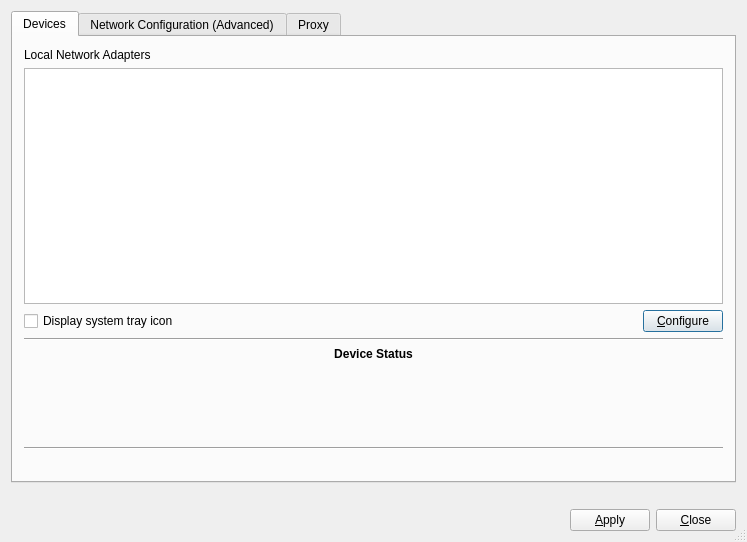
<?xml version="1.0" encoding="UTF-8"?>
<ui version="4.0">
 <class>NetworkMan</class>
 <widget class="QDialog" name="NetworkMan">
  <property name="geometry">
   <rect>
    <x>0</x>
    <y>0</y>
    <width>747</width>
    <height>542</height>
   </rect>
  </property>
  <property name="windowTitle">
   <string>Network Manager</string>
  </property>
  <property name="windowIcon">
   <iconset resource="NetworkManager.qrc">
    <normaloff>:/connect_to_network.png</normaloff>:/connect_to_network.png</iconset>
  </property>
  <property name="sizeGripEnabled">
   <bool>true</bool>
  </property>
  <layout class="QGridLayout" name="gridLayout_11">
   <item row="0" column="0">
    <widget class="QTabWidget" name="tabNetMan">
     <property name="currentIndex">
      <number>0</number>
     </property>
     <widget class="QWidget" name="Widget8">
      <attribute name="title">
       <string>Devices</string>
      </attribute>
      <layout class="QGridLayout" name="gridLayout_3">
       <item row="0" column="0" colspan="2">
        <widget class="QLabel" name="textLabel1">
         <property name="text">
          <string>Local Network Adapters</string>
         </property>
         <property name="alignment">
          <set>Qt::AlignLeading|Qt::AlignLeft|Qt::AlignTop</set>
         </property>
         <property name="wordWrap">
          <bool>false</bool>
         </property>
        </widget>
       </item>
       <item row="1" column="0" colspan="2">
        <widget class="QListWidget" name="listNetDev"/>
       </item>
       <item row="2" column="0" colspan="2">
        <layout class="QHBoxLayout" name="horizontalLayout_4">
         <item>
          <widget class="QCheckBox" name="checkSysTray">
           <property name="enabled">
            <bool>true</bool>
           </property>
           <property name="text">
            <string>Display system tray icon</string>
           </property>
          </widget>
         </item>
         <item>
          <spacer name="spacer3">
           <property name="orientation">
            <enum>Qt::Horizontal</enum>
           </property>
           <property name="sizeType">
            <enum>QSizePolicy::Expanding</enum>
           </property>
           <property name="sizeHint" stdset="0">
            <size>
             <width>230</width>
             <height>20</height>
            </size>
           </property>
          </spacer>
         </item>
         <item>
          <widget class="QPushButton" name="pushConfigure">
           <property name="text">
            <string>&amp;Configure</string>
           </property>
           <property name="shortcut">
            <string>Alt+C</string>
           </property>
          </widget>
         </item>
        </layout>
       </item>
       <item row="3" column="0" colspan="2">
        <widget class="Line" name="line1">
         <property name="frameShape">
          <enum>QFrame::HLine</enum>
         </property>
         <property name="frameShadow">
          <enum>QFrame::Sunken</enum>
         </property>
        </widget>
       </item>
       <item row="4" column="0" colspan="2">
        <widget class="QLabel" name="textLabel2">
         <property name="font">
          <font>
           <weight>75</weight>
           <bold>true</bold>
          </font>
         </property>
         <property name="text">
          <string>Device Status</string>
         </property>
         <property name="alignment">
          <set>Qt::AlignCenter</set>
         </property>
         <property name="wordWrap">
          <bool>false</bool>
         </property>
        </widget>
       </item>
       <item row="5" column="0">
        <widget class="QLabel" name="textStatusLabel1">
         <property name="text">
          <string notr="true"/>
         </property>
         <property name="alignment">
          <set>Qt::AlignRight|Qt::AlignTrailing|Qt::AlignVCenter</set>
         </property>
         <property name="wordWrap">
          <bool>false</bool>
         </property>
        </widget>
       </item>
       <item row="5" column="1">
        <widget class="QLabel" name="textStatus1">
         <property name="text">
          <string/>
         </property>
         <property name="wordWrap">
          <bool>false</bool>
         </property>
        </widget>
       </item>
       <item row="6" column="0">
        <widget class="QLabel" name="textStatusLabel2">
         <property name="text">
          <string notr="true"/>
         </property>
         <property name="alignment">
          <set>Qt::AlignRight|Qt::AlignTrailing|Qt::AlignVCenter</set>
         </property>
         <property name="wordWrap">
          <bool>false</bool>
         </property>
        </widget>
       </item>
       <item row="6" column="1">
        <widget class="QLabel" name="textStatus2">
         <property name="text">
          <string/>
         </property>
         <property name="wordWrap">
          <bool>false</bool>
         </property>
        </widget>
       </item>
       <item row="8" column="0">
        <widget class="QLabel" name="textStatusLabel3">
         <property name="text">
          <string notr="true"/>
         </property>
         <property name="alignment">
          <set>Qt::AlignRight|Qt::AlignTrailing|Qt::AlignVCenter</set>
         </property>
         <property name="wordWrap">
          <bool>false</bool>
         </property>
        </widget>
       </item>
       <item row="8" column="1">
        <widget class="QLabel" name="textStatus3">
         <property name="text">
          <string/>
         </property>
         <property name="wordWrap">
          <bool>false</bool>
         </property>
        </widget>
       </item>
       <item row="9" column="0" colspan="2">
        <widget class="Line" name="line1_2">
         <property name="frameShape">
          <enum>QFrame::HLine</enum>
         </property>
         <property name="frameShadow">
          <enum>QFrame::Sunken</enum>
         </property>
        </widget>
       </item>
       <item row="11" column="0" colspan="2">
        <spacer name="spacer23">
         <property name="orientation">
          <enum>Qt::Vertical</enum>
         </property>
         <property name="sizeType">
          <enum>QSizePolicy::Fixed</enum>
         </property>
         <property name="sizeHint" stdset="0">
          <size>
           <width>620</width>
           <height>20</height>
          </size>
         </property>
        </spacer>
       </item>
       <item row="7" column="0">
        <widget class="QLabel" name="textStatusLabel4">
         <property name="text">
          <string notr="true"/>
         </property>
         <property name="alignment">
          <set>Qt::AlignRight|Qt::AlignTrailing|Qt::AlignVCenter</set>
         </property>
        </widget>
       </item>
       <item row="7" column="1">
        <widget class="QLabel" name="textStatus4">
         <property name="text">
          <string notr="true"/>
         </property>
        </widget>
       </item>
      </layout>
     </widget>
     <widget class="QWidget" name="TabPage">
      <attribute name="title">
       <string>Network Configuration (Advanced)</string>
      </attribute>
      <layout class="QGridLayout" name="gridLayout_8">
       <item row="4" column="0">
        <widget class="QGroupBox" name="groupBoxMisc">
         <property name="title">
          <string>Misc</string>
         </property>
         <layout class="QGridLayout" name="gridLayout_5">
          <item row="1" column="0">
           <widget class="QCheckBox" name="checkLagg">
            <property name="text">
             <string>Enable wireless / wired failover via lagg0 interface</string>
            </property>
           </widget>
          </item>
          <item row="0" column="0">
           <layout class="QHBoxLayout" name="horizontalLayout">
            <item>
             <widget class="QLabel" name="textLabel11">
              <property name="sizePolicy">
               <sizepolicy hsizetype="Preferred" vsizetype="Fixed">
                <horstretch>0</horstretch>
                <verstretch>0</verstretch>
               </sizepolicy>
              </property>
              <property name="text">
               <string>System Hostname</string>
              </property>
              <property name="alignment">
               <set>Qt::AlignRight|Qt::AlignTrailing|Qt::AlignVCenter</set>
              </property>
              <property name="wordWrap">
               <bool>false</bool>
              </property>
             </widget>
            </item>
            <item>
             <widget class="QLineEdit" name="lineHostname">
              <property name="sizePolicy">
               <sizepolicy hsizetype="Fixed" vsizetype="Fixed">
                <horstretch>0</horstretch>
                <verstretch>0</verstretch>
               </sizepolicy>
              </property>
             </widget>
            </item>
            <item>
             <widget class="QLabel" name="label_8">
              <property name="sizePolicy">
               <sizepolicy hsizetype="Preferred" vsizetype="Fixed">
                <horstretch>0</horstretch>
                <verstretch>0</verstretch>
               </sizepolicy>
              </property>
              <property name="text">
               <string>Domain Name</string>
              </property>
              <property name="alignment">
               <set>Qt::AlignRight|Qt::AlignTrailing|Qt::AlignVCenter</set>
              </property>
             </widget>
            </item>
            <item>
             <widget class="QLineEdit" name="lineDomainName">
              <property name="sizePolicy">
               <sizepolicy hsizetype="Fixed" vsizetype="Fixed">
                <horstretch>0</horstretch>
                <verstretch>0</verstretch>
               </sizepolicy>
              </property>
             </widget>
            </item>
            <item>
             <spacer name="horizontalSpacer_3">
              <property name="orientation">
               <enum>Qt::Horizontal</enum>
              </property>
              <property name="sizeType">
               <enum>QSizePolicy::Fixed</enum>
              </property>
              <property name="sizeHint" stdset="0">
               <size>
                <width>40</width>
                <height>20</height>
               </size>
              </property>
             </spacer>
            </item>
           </layout>
          </item>
         </layout>
        </widget>
       </item>
       <item row="0" column="0">
        <widget class="QGroupBox" name="groupBox_3">
         <property name="title">
          <string/>
         </property>
         <layout class="QGridLayout" name="gridLayout_10">
          <item row="0" column="0">
           <widget class="QGroupBox" name="groupDNS">
            <property name="title">
             <string>Enable Custom DNS</string>
            </property>
            <property name="checkable">
             <bool>true</bool>
            </property>
            <property name="checked">
             <bool>false</bool>
            </property>
            <layout class="QGridLayout" name="gridLayout_2">
             <item row="0" column="0">
              <widget class="QLabel" name="textLabel11_2_2">
               <property name="text">
                <string>DNS 1:</string>
               </property>
               <property name="alignment">
                <set>Qt::AlignRight|Qt::AlignTrailing|Qt::AlignVCenter</set>
               </property>
               <property name="wordWrap">
                <bool>false</bool>
               </property>
              </widget>
             </item>
             <item row="0" column="1">
              <widget class="QLineEdit" name="lineDNS1">
               <property name="sizePolicy">
                <sizepolicy hsizetype="Fixed" vsizetype="Fixed">
                 <horstretch>0</horstretch>
                 <verstretch>0</verstretch>
                </sizepolicy>
               </property>
               <property name="inputMask">
                <string>999\.999\.999\.999</string>
               </property>
               <property name="alignment">
                <set>Qt::AlignHCenter</set>
               </property>
              </widget>
             </item>
             <item row="0" column="2">
              <widget class="QPushButton" name="PublicDNS1">
               <property name="text">
                <string>Public servers</string>
               </property>
              </widget>
             </item>
             <item row="1" column="0">
              <widget class="QLabel" name="textLabel11_2_3">
               <property name="text">
                <string>DNS 2:</string>
               </property>
               <property name="alignment">
                <set>Qt::AlignRight|Qt::AlignTrailing|Qt::AlignVCenter</set>
               </property>
               <property name="wordWrap">
                <bool>false</bool>
               </property>
              </widget>
             </item>
             <item row="1" column="1">
              <widget class="QLineEdit" name="lineDNS2">
               <property name="sizePolicy">
                <sizepolicy hsizetype="Fixed" vsizetype="Fixed">
                 <horstretch>0</horstretch>
                 <verstretch>0</verstretch>
                </sizepolicy>
               </property>
               <property name="inputMask">
                <string>999\.999\.999\.999</string>
               </property>
               <property name="alignment">
                <set>Qt::AlignHCenter</set>
               </property>
              </widget>
             </item>
             <item row="1" column="2">
              <widget class="QPushButton" name="PublicDNS2">
               <property name="text">
                <string>Public servers</string>
               </property>
              </widget>
             </item>
             <item row="2" column="0">
              <widget class="QLabel" name="label">
               <property name="text">
                <string>Search Domain:</string>
               </property>
              </widget>
             </item>
             <item row="2" column="1">
              <widget class="QLineEdit" name="lineSearchDomain"/>
             </item>
             <item row="2" column="2">
              <spacer name="horizontalSpacer_10">
               <property name="orientation">
                <enum>Qt::Horizontal</enum>
               </property>
               <property name="sizeHint" stdset="0">
                <size>
                 <width>123</width>
                 <height>20</height>
                </size>
               </property>
              </spacer>
             </item>
            </layout>
           </widget>
          </item>
          <item row="0" column="1">
           <widget class="QGroupBox" name="groupGateway">
            <property name="title">
             <string>Enable Custom Gateway</string>
            </property>
            <property name="checkable">
             <bool>true</bool>
            </property>
            <property name="checked">
             <bool>false</bool>
            </property>
            <layout class="QGridLayout" name="gridLayout_9">
             <item row="0" column="0">
              <layout class="QHBoxLayout" name="horizontalLayout_2">
               <item>
                <widget class="QLabel" name="textLabel11_2">
                 <property name="sizePolicy">
                  <sizepolicy hsizetype="Preferred" vsizetype="Fixed">
                   <horstretch>0</horstretch>
                   <verstretch>0</verstretch>
                  </sizepolicy>
                 </property>
                 <property name="text">
                  <string>Gateway:</string>
                 </property>
                 <property name="alignment">
                  <set>Qt::AlignRight|Qt::AlignTrailing|Qt::AlignVCenter</set>
                 </property>
                 <property name="wordWrap">
                  <bool>false</bool>
                 </property>
                </widget>
               </item>
               <item>
                <widget class="QLineEdit" name="lineGateway">
                 <property name="sizePolicy">
                  <sizepolicy hsizetype="Fixed" vsizetype="Fixed">
                   <horstretch>0</horstretch>
                   <verstretch>0</verstretch>
                  </sizepolicy>
                 </property>
                 <property name="inputMask">
                  <string>999\.999\.999\.999</string>
                 </property>
                 <property name="alignment">
                  <set>Qt::AlignHCenter</set>
                 </property>
                </widget>
               </item>
              </layout>
             </item>
             <item row="1" column="0">
              <spacer name="verticalSpacer_2">
               <property name="orientation">
                <enum>Qt::Vertical</enum>
               </property>
               <property name="sizeHint" stdset="0">
                <size>
                 <width>20</width>
                 <height>57</height>
                </size>
               </property>
              </spacer>
             </item>
            </layout>
           </widget>
          </item>
          <item row="0" column="2">
           <spacer name="horizontalSpacer_11">
            <property name="orientation">
             <enum>Qt::Horizontal</enum>
            </property>
            <property name="sizeHint" stdset="0">
             <size>
              <width>40</width>
              <height>20</height>
             </size>
            </property>
           </spacer>
          </item>
         </layout>
        </widget>
       </item>
       <item row="1" column="0">
        <widget class="QGroupBox" name="groupIPv6">
         <property name="title">
          <string>Enable IPv6 support</string>
         </property>
         <property name="checkable">
          <bool>true</bool>
         </property>
         <property name="checked">
          <bool>false</bool>
         </property>
         <layout class="QGridLayout" name="gridLayout_4">
          <item row="0" column="0" rowspan="3">
           <layout class="QVBoxLayout" name="verticalLayout_6">
            <item>
             <widget class="QLabel" name="textLabel11_2_4">
              <property name="sizePolicy">
               <sizepolicy hsizetype="Minimum" vsizetype="Fixed">
                <horstretch>0</horstretch>
                <verstretch>0</verstretch>
               </sizepolicy>
              </property>
              <property name="text">
               <string>IPv6 gateway:</string>
              </property>
              <property name="alignment">
               <set>Qt::AlignRight|Qt::AlignTrailing|Qt::AlignVCenter</set>
              </property>
              <property name="wordWrap">
               <bool>false</bool>
              </property>
             </widget>
            </item>
            <item>
             <widget class="QLabel" name="label_IPv6_DNS1">
              <property name="sizePolicy">
               <sizepolicy hsizetype="Minimum" vsizetype="Fixed">
                <horstretch>0</horstretch>
                <verstretch>0</verstretch>
               </sizepolicy>
              </property>
              <property name="text">
               <string>IPV6 DNS 1:</string>
              </property>
              <property name="alignment">
               <set>Qt::AlignRight|Qt::AlignTrailing|Qt::AlignVCenter</set>
              </property>
             </widget>
            </item>
            <item>
             <widget class="QLabel" name="label_IPv6_DNS2">
              <property name="sizePolicy">
               <sizepolicy hsizetype="Minimum" vsizetype="Fixed">
                <horstretch>0</horstretch>
                <verstretch>0</verstretch>
               </sizepolicy>
              </property>
              <property name="layoutDirection">
               <enum>Qt::LeftToRight</enum>
              </property>
              <property name="text">
               <string>IPv6 DNS 2:</string>
              </property>
              <property name="alignment">
               <set>Qt::AlignRight|Qt::AlignTrailing|Qt::AlignVCenter</set>
              </property>
             </widget>
            </item>
           </layout>
          </item>
          <item row="0" column="1">
           <widget class="QLineEdit" name="lineIPv6Gateway">
            <property name="sizePolicy">
             <sizepolicy hsizetype="Expanding" vsizetype="Fixed">
              <horstretch>0</horstretch>
              <verstretch>0</verstretch>
             </sizepolicy>
            </property>
            <property name="inputMask">
             <string/>
            </property>
            <property name="text">
             <string/>
            </property>
            <property name="alignment">
             <set>Qt::AlignLeading|Qt::AlignLeft|Qt::AlignVCenter</set>
            </property>
           </widget>
          </item>
          <item row="1" column="1">
           <widget class="QLineEdit" name="lineIPv6DNS1"/>
          </item>
          <item row="1" column="2">
           <widget class="QPushButton" name="IPV6DNS1Button">
            <property name="text">
             <string>Public servers</string>
            </property>
           </widget>
          </item>
          <item row="2" column="1">
           <widget class="QLineEdit" name="lineIPv6DNS2"/>
          </item>
          <item row="2" column="2">
           <widget class="QPushButton" name="IPV6DNS2Button">
            <property name="text">
             <string>Public servers</string>
            </property>
           </widget>
          </item>
         </layout>
        </widget>
       </item>
      </layout>
     </widget>
     <widget class="QWidget" name="tab">
      <attribute name="title">
       <string>Proxy</string>
      </attribute>
      <layout class="QGridLayout" name="gridLayout">
       <item row="0" column="0">
        <widget class="QGroupBox" name="groupProxySettings">
         <property name="title">
          <string>Proxy Configuration</string>
         </property>
         <property name="checkable">
          <bool>true</bool>
         </property>
         <property name="checked">
          <bool>false</bool>
         </property>
         <layout class="QGridLayout" name="gridLayout_7">
          <item row="0" column="0">
           <widget class="QLabel" name="label_2">
            <property name="text">
             <string>Server Address</string>
            </property>
           </widget>
          </item>
          <item row="1" column="0">
           <widget class="QLineEdit" name="lineProxyAddress"/>
          </item>
          <item row="2" column="0">
           <widget class="QLabel" name="label_4">
            <property name="text">
             <string>Port Number</string>
            </property>
           </widget>
          </item>
          <item row="3" column="0">
           <layout class="QHBoxLayout" name="horizontalLayout_5">
            <item>
             <widget class="QSpinBox" name="spinProxyPort">
              <property name="maximum">
               <number>99999</number>
              </property>
             </widget>
            </item>
            <item>
             <spacer name="horizontalSpacer_5">
              <property name="orientation">
               <enum>Qt::Horizontal</enum>
              </property>
              <property name="sizeHint" stdset="0">
               <size>
                <width>40</width>
                <height>20</height>
               </size>
              </property>
             </spacer>
            </item>
           </layout>
          </item>
          <item row="4" column="0">
           <widget class="QLabel" name="label_5">
            <property name="text">
             <string>Proxy Type</string>
            </property>
           </widget>
          </item>
          <item row="5" column="0">
           <layout class="QHBoxLayout" name="horizontalLayout_6">
            <item>
             <widget class="QRadioButton" name="radioHTTPProxy">
              <property name="text">
               <string>Basic</string>
              </property>
              <property name="checked">
               <bool>true</bool>
              </property>
             </widget>
            </item>
            <item>
             <widget class="QRadioButton" name="radioSOCKSProxy">
              <property name="text">
               <string>Digest</string>
              </property>
             </widget>
            </item>
            <item>
             <spacer name="horizontalSpacer_6">
              <property name="orientation">
               <enum>Qt::Horizontal</enum>
              </property>
              <property name="sizeHint" stdset="0">
               <size>
                <width>40</width>
                <height>20</height>
               </size>
              </property>
             </spacer>
            </item>
           </layout>
          </item>
          <item row="6" column="0">
           <widget class="QCheckBox" name="checkProxyUser">
            <property name="text">
             <string>Specify a Username / Password</string>
            </property>
           </widget>
          </item>
          <item row="7" column="0">
           <layout class="QGridLayout" name="gridLayout_6">
            <item row="0" column="0">
             <widget class="QLabel" name="label_6">
              <property name="text">
               <string>Username</string>
              </property>
             </widget>
            </item>
            <item row="0" column="1">
             <widget class="QLabel" name="label_7">
              <property name="text">
               <string>Password</string>
              </property>
             </widget>
            </item>
            <item row="1" column="0">
             <widget class="QLineEdit" name="lineProxyUser"/>
            </item>
            <item row="1" column="1">
             <widget class="QLineEdit" name="lineProxyPass">
              <property name="echoMode">
               <enum>QLineEdit::Password</enum>
              </property>
             </widget>
            </item>
            <item row="1" column="2">
             <spacer name="horizontalSpacer_2">
              <property name="orientation">
               <enum>Qt::Horizontal</enum>
              </property>
              <property name="sizeHint" stdset="0">
               <size>
                <width>40</width>
                <height>20</height>
               </size>
              </property>
             </spacer>
            </item>
           </layout>
          </item>
         </layout>
        </widget>
       </item>
       <item row="1" column="0">
        <widget class="QLabel" name="label_3">
         <property name="text">
          <string>Note: This proxy configuration is for PC-BSD specific tools and utilities. Internet aware applications may still use their own proxy configuration, which will have to be manually configured.</string>
         </property>
         <property name="wordWrap">
          <bool>true</bool>
         </property>
        </widget>
       </item>
       <item row="2" column="0">
        <spacer name="verticalSpacer">
         <property name="orientation">
          <enum>Qt::Vertical</enum>
         </property>
         <property name="sizeType">
          <enum>QSizePolicy::Fixed</enum>
         </property>
         <property name="sizeHint" stdset="0">
          <size>
           <width>20</width>
           <height>10</height>
          </size>
         </property>
        </spacer>
       </item>
      </layout>
     </widget>
    </widget>
   </item>
   <item row="2" column="0">
    <layout class="QHBoxLayout" name="horizontalLayout_3">
     <item>
      <spacer name="horizontalSpacer">
       <property name="orientation">
        <enum>Qt::Horizontal</enum>
       </property>
       <property name="sizeHint" stdset="0">
        <size>
         <width>40</width>
         <height>20</height>
        </size>
       </property>
      </spacer>
     </item>
     <item>
      <widget class="QPushButton" name="pushSave">
       <property name="text">
        <string>&amp;Apply</string>
       </property>
      </widget>
     </item>
     <item>
      <widget class="QPushButton" name="pushClose">
       <property name="text">
        <string>&amp;Close</string>
       </property>
      </widget>
     </item>
    </layout>
   </item>
   <item row="1" column="0">
    <widget class="QLabel" name="textGlobalError">
     <property name="text">
      <string/>
     </property>
     <property name="alignment">
      <set>Qt::AlignCenter</set>
     </property>
     <property name="wordWrap">
      <bool>false</bool>
     </property>
    </widget>
   </item>
  </layout>
  <widget class="QLabel" name="textGlobalError_2">
   <property name="geometry">
    <rect>
     <x>11</x>
     <y>439</y>
     <width>16</width>
     <height>17</height>
    </rect>
   </property>
   <property name="text">
    <string/>
   </property>
  </widget>
 </widget>
 <layoutdefault spacing="6" margin="11"/>
 <tabstops>
  <tabstop>checkSysTray</tabstop>
  <tabstop>pushConfigure</tabstop>
 </tabstops>
 <includes>
  <include location="local">qmessagebox.h</include>
  <include location="local">qtimer.h</include>
  <include location="global">qregexp.h</include>
  <include location="global">trueos-netif.h</include>
  <include location="global">trueos-utils.h</include>
 </includes>
 <resources>
  <include location="NetworkManager.qrc"/>
 </resources>
 <connections/>
</ui>
